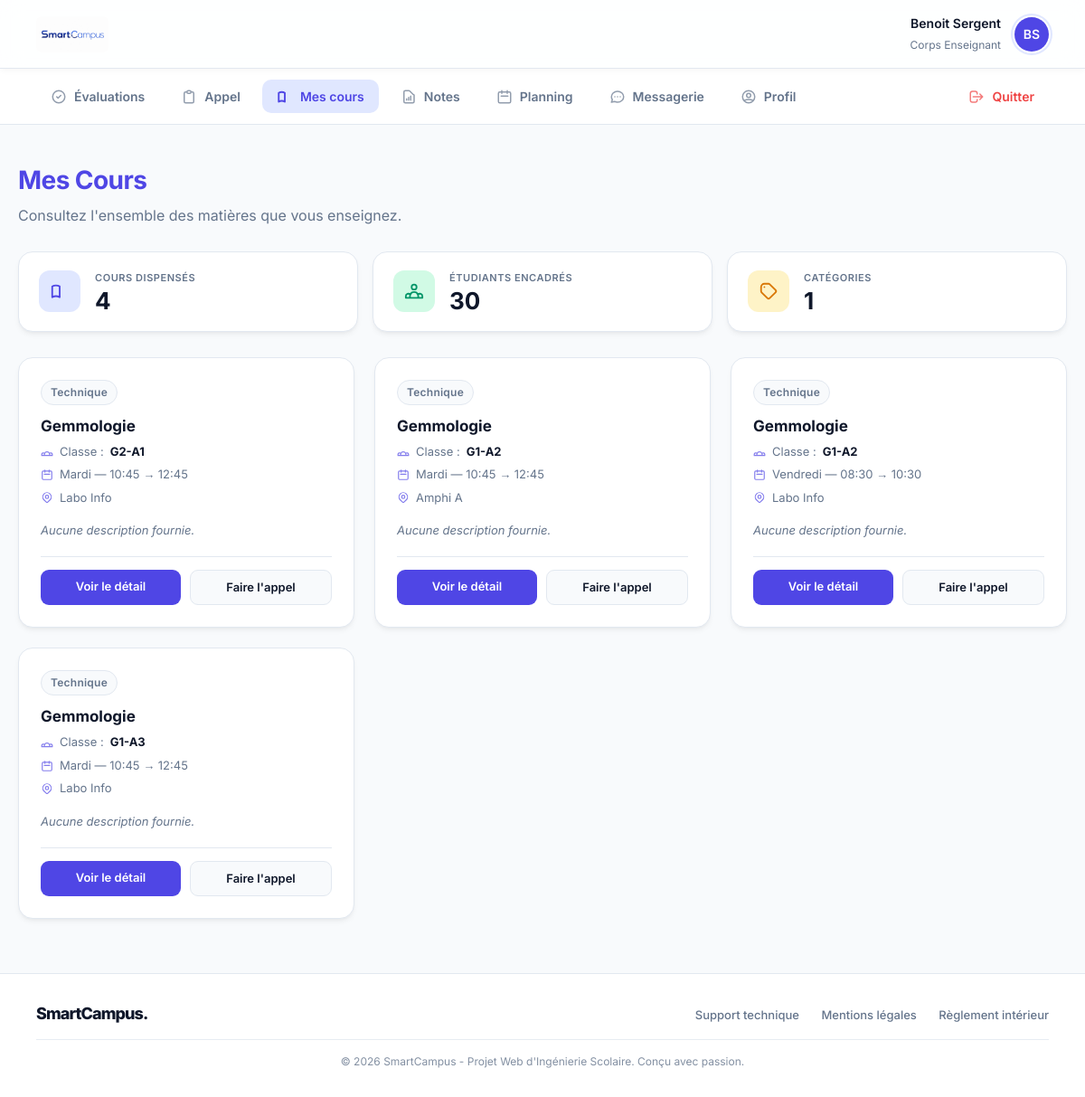
/mes_cours_prof.php (signed in), run on the app's committed database.
### tables this page shows
CREATE TABLE utilisateurs (
        id INTEGER PRIMARY KEY AUTOINCREMENT,
        prenom TEXT NOT NULL,
        nom TEXT NOT NULL,
        email TEXT UNIQUE NOT NULL,
        role TEXT CHECK(role IN ('etudiant', 'professeur', 'administrateur')) NOT NULL,
        mot_de_passe_hash TEXT NOT NULL,
        statut_compte TEXT DEFAULT 'actif',
        groupe_id INTEGER,
        FOREIGN KEY(groupe_id) REFERENCES groupes(id) ON DELETE SET NULL
    );

CREATE TABLE cours (
        id INTEGER PRIMARY KEY AUTOINCREMENT,
        titre TEXT NOT NULL,
        categorie TEXT NOT NULL,
        description TEXT,
        groupe_id INTEGER,
        professeur_id INTEGER, jour VARCHAR(20) DEFAULT 'Lundi', heure_debut VARCHAR(10) DEFAULT '08:30', heure_fin VARCHAR(10) DEFAULT '10:30', salle VARCHAR(50) DEFAULT 'Non assignée',
        FOREIGN KEY(groupe_id) REFERENCES groupes(id) ON DELETE CASCADE,
        FOREIGN KEY(professeur_id) REFERENCES utilisateurs(id) ON DELETE SET NULL
    );

CREATE TABLE groupes (
        id INTEGER PRIMARY KEY AUTOINCREMENT,
        nom TEXT NOT NULL UNIQUE
    );

### mes_cours_prof.php (the view, shortened to what this page needs)
<?php
require_once 'db.php';
$prof_id = $_SESSION['utilisateur_id'];
$stmt_cours = $db->prepare("
    SELECT c.*, g.nom AS groupe_nom, u.nom AS prof_nom, u.prenom AS prof_prenom
    FROM cours c
    JOIN groupes g ON c.groupe_id = g.id
    LEFT JOIN utilisateurs u ON c.professeur_id = u.id
    WHERE c.professeur_id = ?
    ORDER BY c.categorie, c.titre
");
$stmt_cours->execute([$prof_id]);
$liste_cours = $stmt_cours->fetchAll(PDO::FETCH_ASSOC);
$nb_etudiants = $db->query("
    SELECT COUNT(DISTINCT u.id)
    FROM utilisateurs u
    WHERE u.role = 'etudiant'
      AND u.groupe_id IN (SELECT groupe_id FROM cours WHERE professeur_id = $prof_id)
")->fetchColumn();
$categories = array_unique(array_column($liste_cours, 'categorie'));
$nb_categories = count(array_filter($categories));
?>
<!DOCTYPE html>
<html lang="fr">
<head>
    <link rel="stylesheet" href="style.css">
</head>
<body>
    <?php include 'menu.php'; ?>
    <div class="container">
        <div style="margin-bottom: 28px;">
            <h1 style="color:var(--primary); margin:0 0 6px 0;">Mes Cours</h1>
            <p style="color:var(--text-muted); margin:0;">Consultez l'ensemble des matières que vous enseignez.</p>
        </div>
        <div class="cours-stats">
            <div class="card cours-stat-card">
                <div class="cours-stat-icon">
                    <svg fill="none" viewBox="0 0 24 24" stroke="currentColor" stroke-width="2" width="22" height="22">
                        <path stroke-linecap="round" stroke-linejoin="round" d="M12 6.253v13m0-13C10.832 5.477 9.246 5 7.5 5S4.168 5.477 3 6.253v13C4.168 18.477 5.754 18 7.5 18s3.332.477 4.5 1.253" />
                    </svg>
                </div>
                <div class="cours-stat-info">
                    <h2>Cours dispensés</h2>
                    <div class="cours-stat-value"><?= count($liste_cours) ?></div>
                </div>
            </div>
            <div class="card cours-stat-card">
                <div class="cours-stat-icon" style="background:#d1fae5; color:#059669;">
                </div>
                <div class="cours-stat-info">
                    <h2>Étudiants encadrés</h2>
                    <div class="cours-stat-value"><?= $nb_etudiants ?></div>
                </div>
            </div>
            <div class="card cours-stat-card">
                <div class="cours-stat-icon" style="background:#fef3c7; color:#d97706;">
                    <svg fill="none" viewBox="0 0 24 24" stroke="currentColor" stroke-width="2" width="22" height="22">
                        <path stroke-linecap="round" stroke-linejoin="round" d="M7 7h.01M7 3h5c.512 0 1.024.195 1.414.586l7 7a2 2 0 010 2.828l-7 7a2 2 0 01-2.828 0l-7-7A1.994 1.994 0 013 12V7a4 4 0 014-4z" />
                    </svg>
                </div>
                <div class="cours-stat-info">
                    <h2>Catégories</h2>
                    <div class="cours-stat-value"><?= $nb_categories ?></div>
                </div>
            </div>
        </div>
        <?php if (empty($liste_cours)): ?>
            <div class="card">
                <div class="empty-state">
                    <svg fill="none" viewBox="0 0 24 24" stroke="currentColor" stroke-width="1.5">
                        <path stroke-linecap="round" stroke-linejoin="round" d="M12 6.253v13m0-13C10.832 5.477 9.246 5 7.5 5S4.168 5.477 3 6.253v13" />
                    </svg>
                    <p>Aucun cours ne vous a encore été assigné.</p>
                </div>
            </div>
        <?php else: ?>
            <div class="cours-grid" id="coursGrid">
                <?php foreach ($liste_cours as $cours): ?>
                    <div class="card cours-card" data-categorie="<?= htmlspecialchars($cours['categorie'] ?? '') ?>">
                        <div class="cours-card-top">
                            <div class="cours-card-header">
                                <?php if (!empty($cours['categorie'])): ?>
                                    <span class="badge badge-neutral"><?= htmlspecialchars($cours['categorie']) ?></span>
                                <?php else: ?>
                                    <span></span>
                                <?php endif; ?>
                            </div>
                            <h3 class="cours-title"><?= htmlspecialchars($cours['titre']) ?></h3>
                            <div class="cours-meta">
                                <div class="cours-meta-item">
                                    <svg fill="none" viewBox="0 0 24 24" stroke="currentColor" stroke-width="2">
                                        <path stroke-linecap="round" stroke-linejoin="round" d="M17 20h5v-2a3 3 0 00-5.356-1.857M17 20H7m10 0v-2c0-.656-.126-1.283-.356-1.857M7 20H2v-2a3 3 0 015.356-1.857M7 20v-2c0-.656.126-1.283.356-1.857m0 0a5.002 5.002 0 019.288 0" />
                                    </svg>
                                    Classe : <strong style="color:var(--text-main);"><?= htmlspecialchars($cours['groupe_nom']) ?></strong>
                                </div>
                                <?php if (!empty($cours['jour'])): ?>
                                    <div class="cours-meta-item">
                                        <svg fill="none" viewBox="0 0 24 24" stroke="currentColor" stroke-width="2">
                                            <path stroke-linecap="round" stroke-linejoin="round" d="M8 7V3m8 4V3m-9 8h10M5 21h14a2 2 0 002-2V7a2 2 0 00-2-2H5a2 2 0 00-2 2v12a2 2 0 002 2z" />
                                        </svg>
                                        <?= htmlspecialchars($cours['jour']) ?>
                                        <?php if (!empty($cours['heure_debut'])): ?>
                                            — <?= htmlspecialchars(substr($cours['heure_debut'], 0, 5)) ?>
                                            <?php if (!empty($cours['heure_fin'])): ?>
                                                → <?= htmlspecialchars(substr($cours['heure_fin'], 0, 5)) ?>
                                            <?php endif; ?>
                                        <?php endif; ?>
                                    </div>
                                <?php endif; ?>
                                <?php if (!empty($cours['salle'])): ?>
                                    <div class="cours-meta-item">
                                        <svg fill="none" viewBox="0 0 24 24" stroke="currentColor" stroke-width="2">
                                            <path stroke-linecap="round" stroke-linejoin="round" d="M17.657 16.657L13.414 20.9a1.998 1.998 0 01-2.827 0l-4.244-4.243a8 8 0 1111.314 0z" />
                                            <path stroke-linecap="round" stroke-linejoin="round" d="M15 11a3 3 0 11-6 0 3 3 0 016 0z" />
                                        </svg>
                                        <?= htmlspecialchars($cours['salle']) ?>
                                    </div>
                                <?php endif; ?>
                            </div>
                            <p class="cours-description">
                                <?php if (!empty($cours['description'])): ?>
                                    <?= htmlspecialchars(strlen($cours['description']) > 110 ? substr($cours['description'], 0, 110) . '…' : $cours['description']) ?>
                                <?php else: ?>
                                    <em>Aucune description fournie.</em>
                                <?php endif; ?>
                            </p>
                        </div>
                        <div class="cours-card-footer">
                            <a href="detail_cours.php?id=<?= $cours['id'] ?>" class="btn-cours-detail btn-cours-primary">
                                Voir le détail
                            </a>
                            <a href="faire_appel.php?cours_id=<?= $cours['id'] ?>" class="btn-cours-detail btn-cours-ghost">
                                Faire l'appel
                            </a>
                        </div>
                    </div>
                <?php endforeach; ?>
            </div>
        <?php endif; ?>
    </div>
    <?php include 'footer.php'; ?>
</body>
</html>

### menu.php (shortened to what this page needs)
<?php
require_once 'db.php';
$mon_id = $_SESSION['utilisateur_id'];
$mon_role = $_SESSION['role'];
$stmt_menu = $db->prepare("SELECT u.*, g.nom as nom_groupe FROM utilisateurs u LEFT JOIN groupes g ON u.groupe_id = g.id WHERE u.id = ?");
$stmt_menu->execute([$mon_id]);
$user_menu = $stmt_menu->fetch(PDO::FETCH_ASSOC);
$initiales_menu = strtoupper(substr($user_menu['prenom'], 0, 1) . substr($user_menu['nom'], 0, 1));
$avatar_menu_url = null;
$stmt_unread_menu = $db->prepare("SELECT COUNT(*) FROM messages WHERE destinataire_id = ? AND lu = 0");
$stmt_unread_menu->execute([$mon_id]);
$messages_non_lus_menu = $stmt_unread_menu->fetchColumn();
$current_page = basename($_SERVER['PHP_SELF']);
?>
<header class="top-bar">
    <img src="images/logo.jpg" alt="SmartCampus" onerror="this.src='https://via.placeholder.com/120x45?text=SmartCampus'">
    <div class="user-widget">
        <div class="user-widget-info" style="text-align: right;">
            <strong style="color:var(--text-main); font-size:14px;"><?= htmlspecialchars($user_menu['prenom'] . ' ' . $user_menu['nom']) ?></strong>
            <span style="font-size:12px; color:var(--text-muted);">
                <?php
                if ($mon_role === 'administrateur') echo 'Administration';
                elseif ($mon_role === 'professeur') echo 'Corps Enseignant';
                else echo htmlspecialchars($user_menu['nom_groupe'] ?? 'Étudiant');
                ?>
            </span>
        </div>
        <div class="avatar-small" <?= $mon_role === 'administrateur' ? 'style="background: #1e293b;"' : '' ?>>
            <?php if ($avatar_menu_url): ?><img src="<?= $avatar_menu_url ?>" alt="Profil"><?php else: ?><?= $initiales_menu ?><?php endif; ?>
        </div>
    </div>
</header>
<nav class="top-nav">
    <?php if ($mon_role === 'administrateur'): ?>
        <a href="dashboard_administrateur.php" class="<?= $current_page === 'dashboard_administrateur.php' ? 'active' : '' ?>">
            <svg fill="none" viewBox="0 0 24 24" stroke="currentColor" stroke-width="2"><path stroke-linecap="round" stroke-linejoin="round" d="M12 4.354a4 4 0 110 5.292M15 21H3v-1a6 6 0 0112 0v1zm0 0h6v-1a6 6 0 00-9-5.197M13 7a4 4 0 11-8 0 4 4 0 018 0z" /></svg> Membres
        </a>
        <a href="gestion_cours.php" class="<?= $current_page === 'gestion_cours.php' ? 'active' : '' ?>">
            <svg fill="none" viewBox="0 0 24 24" stroke="currentColor" stroke-width="2"><path stroke-linecap="round" stroke-linejoin="round" d="M12 6.253v13m0-13C10.832 5.477 9.246 5 7.5 5S4.168 5.477 3 6.253v13C4.168 18.477 5.754 18 7.5 18s3.332.477 4.5 1.253" /></svg> Programme
        </a>
        <a href="gestion_absences.php" class="<?= $current_page === 'gestion_absences.php' ? 'active' : '' ?>">
            <svg fill="none" viewBox="0 0 24 24" stroke="currentColor" stroke-width="2"><path stroke-linecap="round" stroke-linejoin="round" d="M9 5H7a2 2 0 00-2 2v12a2 2 0 002 2h10a2 2 0 002-2V7a2 2 0 00-2-2h-2M9 5a2 2 0 002 2h2a2 2 0 002-2M9 5a2 2 0 012-2h2a2 2 0 012 2m-6 9l2 2 4-4" /></svg> Scolarité
        </a>
        <a href="gestion_notes.php" class="<?= $current_page === 'gestion_notes.php' ? 'active' : '' ?>">
            <svg fill="none" viewBox="0 0 24 24" stroke="currentColor" stroke-width="2">
                <path stroke-linecap="round" stroke-linejoin="round" d="M9 17v-2m3 2v-4m3 4v-6m2 10H7a2 2 0 01-2-2V5a2 2 0 012-2h5.586a1 1 0 01.707.293l5.414 5.414A1 1 0 0120 9.414V19a2 2 0 01-2 2z" />
            </svg> Notes
        </a>
        <a href="rapports_admin.php" class="<?= $current_page === 'rapports_admin.php' ? 'active' : '' ?>">
            <svg fill="none" viewBox="0 0 24 24" stroke="currentColor" stroke-width="2"><path stroke-linecap="round" stroke-linejoin="round" d="M9 19v-6a2 2 0 00-2-2H5a2 2 0 00-2 2v6a2 2 0 002 2h2a2 2 0 002-2zm0 0V9a2 2 0 012-2h2a2 2 0 012 2v10m-6 0a2 2 0 002 2h2a2 2 0 002-2m0 0V5a2 2 0 012-2h2a2 2 0 012 2v14a2 2 0 01-2 2h-2a2 2 0 01-2-2z" /></svg> Rapports
        </a>
    <?php elseif ($mon_role === 'professeur'): ?>
        <a href="dashboard_professeur.php" class="<?= $current_page === 'dashboard_professeur.php' ? 'active' : '' ?>">
            <svg fill="none" viewBox="0 0 24 24" stroke="currentColor" stroke-width="2"><path stroke-linecap="round" stroke-linejoin="round" d="M9 12l2 2 4-4m6 2a9 9 0 11-18 0 9 9 0 0118 0z" /></svg> Évaluations
        </a>
        <a href="faire_appel.php" class="<?= $current_page === 'faire_appel.php' ? 'active' : '' ?>">
            <svg fill="none" viewBox="0 0 24 24" stroke="currentColor" stroke-width="2"><path stroke-linecap="round" stroke-linejoin="round" d="M9 5H7a2 2 0 00-2 2v12a2 2 0 002 2h10a2 2 0 002-2V7a2 2 0 00-2-2h-2M9 5a2 2 0 002 2h2a2 2 0 002-2M9 5a2 2 0 012-2h2a2 2 0 012 2" /></svg> Appel
        </a>
        <a href="mes_cours_prof.php" class="<?= $current_page === 'mes_cours_prof.php' ? 'active' : '' ?>">
            <svg fill="none" viewBox="0 0 24 24" stroke="currentColor" stroke-width="2"><path stroke-linecap="round" stroke-linejoin="round" d="M12 6.253v13m0-13C10.832 5.477 9.246 5 7.5 5S4.168 5.477 3 6.253v13C4.168 18.477 5.754 18 7.5 18s3.332.477 4.5 1.253" /></svg> Mes cours
        </a>
        <a href="gestion_notes.php" class="<?= $current_page === 'gestion_notes.php' ? 'active' : '' ?>">
            <svg fill="none" viewBox="0 0 24 24" stroke="currentColor" stroke-width="2">
                <path stroke-linecap="round" stroke-linejoin="round" d="M9 17v-2m3 2v-4m3 4v-6m2 10H7a2 2 0 01-2-2V5a2 2 0 012-2h5.586a1 1 0 01.707.293l5.414 5.414A1 1 0 0120 9.414V19a2 2 0 01-2 2z" />
            </svg> Notes
        </a>
    <?php endif; ?>
    <a href="planning.php" class="<?= $current_page === 'planning.php' ? 'active' : '' ?>">
        <svg fill="none" viewBox="0 0 24 24" stroke="currentColor" stroke-width="2"><path stroke-linecap="round" stroke-linejoin="round" d="M8 7V3m8 4V3m-9 8h10M5 21h14a2 2 0 002-2V7a2 2 0 00-2-2H5a2 2 0 00-2 2v12a2 2 0 002 2z" /></svg> Planning
    </a>
    <a href="messagerie.php" class="<?= $current_page === 'messagerie.php' ? 'active' : '' ?>">
        <svg fill="none" viewBox="0 0 24 24" stroke="currentColor" stroke-width="2"><path stroke-linecap="round" stroke-linejoin="round" d="M8 12h.01M12 12h.01M16 12h.01M21 12c0 4.418-4.03 8-9 8a9.863 9.863 0 01-4.255-.949L3 20l1.395-3.72C3.512 15.042 3 13.574 3 12c0-4.418 4.03-8 9-8s9 3.582 9 8z" /></svg>
        Messagerie <?php if ($messages_non_lus_menu > 0): ?><span class="notification-badge"><?= $messages_non_lus_menu ?></span><?php endif; ?>
    </a>
    <a href="profil.php" class="<?= $current_page === 'profil.php' ? 'active' : '' ?>">
        <svg fill="none" viewBox="0 0 24 24" stroke="currentColor" stroke-width="2"><path stroke-linecap="round" stroke-linejoin="round" d="M5.121 17.804A13.937 13.937 0 0112 16c2.5 0 4.847.655 6.879 1.804M15 10a3 3 0 11-6 0 3 3 0 016 0zm6 2a9 9 0 11-18 0 9 9 0 0118 0z" /></svg> Profil
    </a>
    <a href="deconnexion.php" style="color: var(--danger); margin-left: auto;">
        <svg fill="none" viewBox="0 0 24 24" stroke="currentColor" stroke-width="2"><path stroke-linecap="round" stroke-linejoin="round" d="M17 16l4-4m0 0l-4-4m4 4H7m6 4v1a3 3 0 01-3 3H6a3 3 0 01-3-3V7a3 3 0 013-3h4a3 3 0 013 3v1" /></svg> Quitter
    </a>
</nav>

### data on the page
utilisateurs: prenom+nom "Benoit Sergent", initiales_menu "BS"
cours: categorie "Technique", titre "Gemmologie", groupe.nom "G2-A1", jour "Mardi", heure_debut "10:45", heure_fin "12:45", salle "Labo Info", shows "Aucune description fournie."
cours: categorie "Technique", titre "Gemmologie", groupe.nom "G1-A2", jour "Mardi", heure_debut "10:45", heure_fin "12:45", salle "Amphi A", shows "Aucune description fournie."
cours: categorie "Technique", titre "Gemmologie", groupe.nom "G1-A2", jour "Vendredi", heure_debut "08:30", heure_fin "10:30", salle "Labo Info", shows "Aucune description fournie."
cours: categorie "Technique", titre "Gemmologie", groupe.nom "G1-A3", jour "Mardi", heure_debut "10:45", heure_fin "12:45", salle "Labo Info", shows "Aucune description fournie."

### other printed values
count($liste_cours) "4"
$nb_etudiants "30"
$nb_categories "1"
